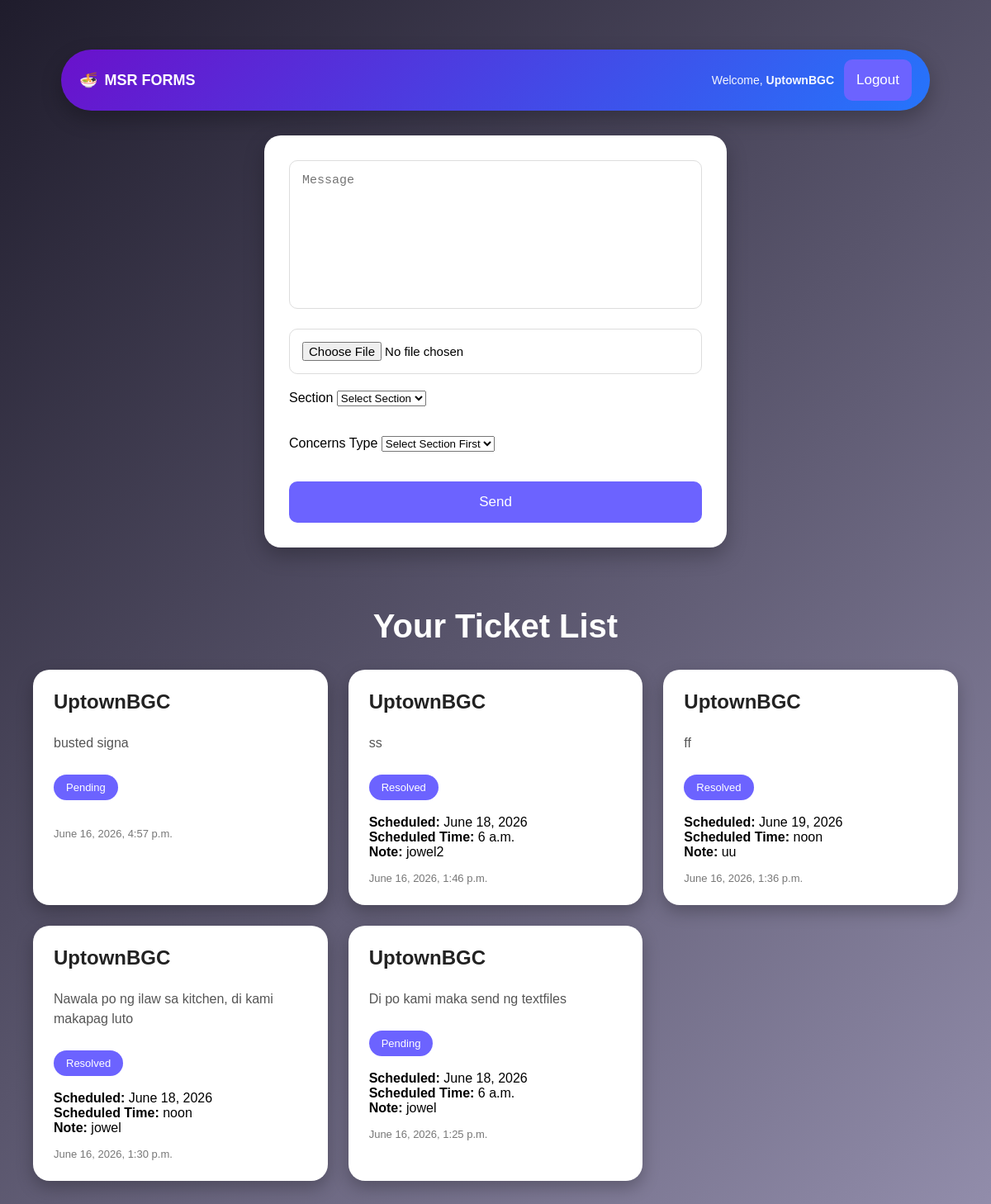
Before: / (signed in) with the older database file.
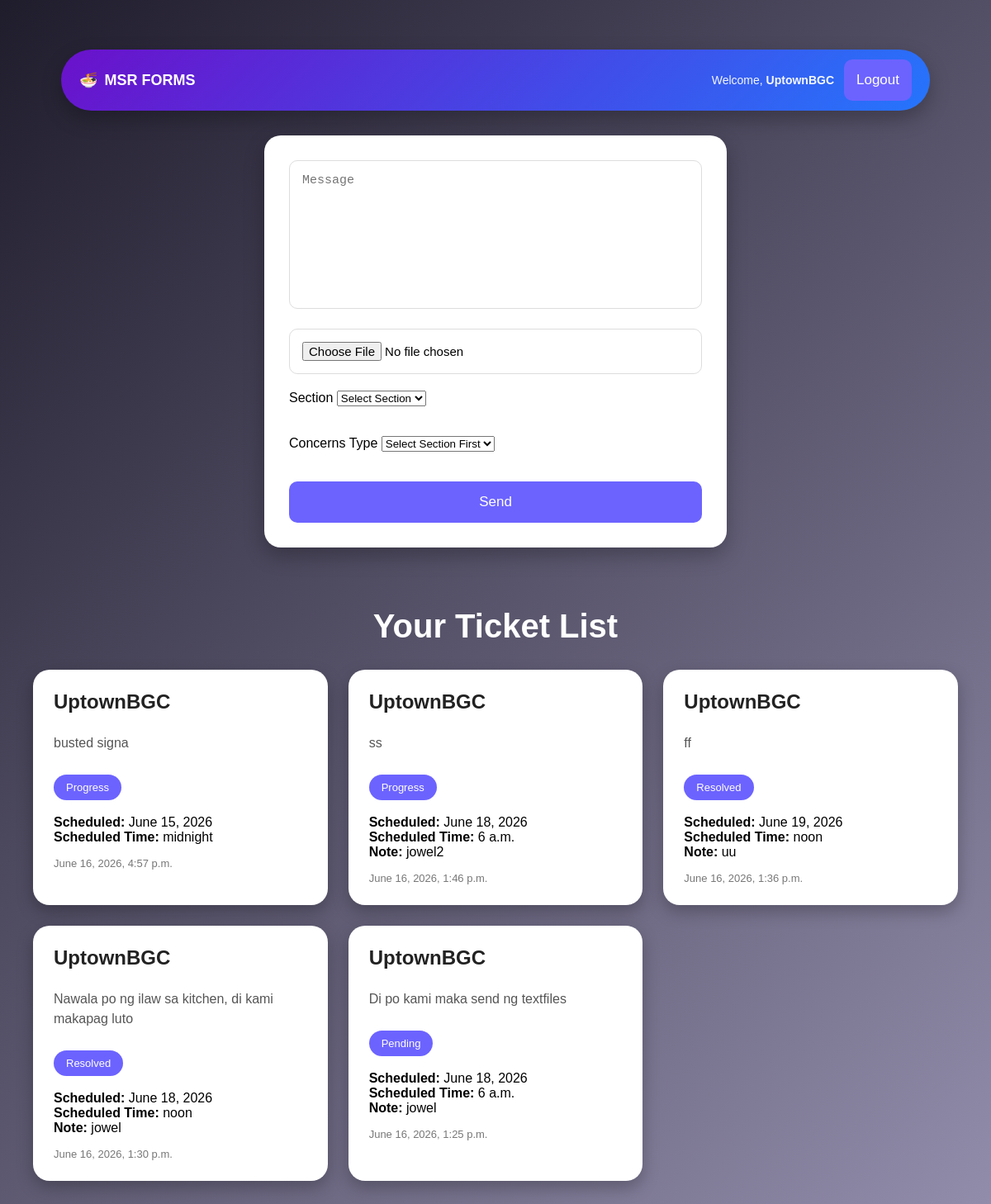
After: the same page with the newer database file.
### tickets/models.py (models this page shows, shortened)
class Ticket(models.Model):
    status_choices = [
    ('pending', 'Pending'),
    ('progress', 'In Progress'),
    ('resolved', 'Resolved'),
    ]
    PRIORITY_CHOICES = [
    ('Low', 'Low'),
    ('Medium', 'Medium'),
    ('High', 'High'),
    ]
    user = models.ForeignKey(User, on_delete=models.CASCADE)
    email = models.EmailField()
    title = models.CharField(max_length=100)
    message = models.TextField()
    status = models.CharField(max_length=20,choices=status_choices, default='pending')
    attachment = models.FileField(upload_to='tickets/', null=True, blank=True)
    created_at = models.DateTimeField(auto_now_add=True)
    section = models.ForeignKey(Section, on_delete=models.CASCADE, related_name="tickets", null=True, blank=True)
    priority = models.CharField(max_length=20, choices=PRIORITY_CHOICES, default='Medium')
    concern_type = models.ForeignKey(ConcernType, on_delete=models.SET_NULL, null=True, blank=True)
    scheduled_date = models.DateField(null=True, blank=True)
    scheduled_time = models.TimeField(null=True, blank=True)
    admin_note = models.TextField(blank=True, null=True)
    outlet = models.CharField(max_length=50)

### tickets/views.py (the view, shortened to what this page needs)
# urls.py: path("", views.home, name="home"),
@login_required(login_url='login')
def home(request):
    tickets = Ticket.objects.filter(
        user=request.user
    ).order_by('-created_at')
    sections = Section.objects.all()
    concerns = ConcernType.objects.all()
    return render(request, 'home.html', {
        'tickets': tickets,
        'sections': sections,
        'concerns': concerns
    })

### tickets/templates/home.html (shortened to what this page needs)
{% load static %}
<!DOCTYPE html>
<html>
<head>
    <link rel="stylesheet" href="{% static 'css/style.css' %}">
</head>
<body>
<div class="topbar">
    <div class="logo">
        🍜 <span>MSR FORMS</span>
    </div>
    <div class="user-area">
        <span class="welcome">
            Welcome, <strong>{{ request.user.username }}</strong>
        </span>
        <form action="{% url 'logout' %}" method="POST" class="logout-form">
            <button type="submit" class="logout-btn">
                Logout
            </button>
        </form>
    </div>
</div>
<div class="container1">
    <div class="form-box">
        <form method="POST" enctype="multipart/form-data">
            <textarea
                name="message"
                placeholder="Message"
            ></textarea>
            <input
                type="file"
                name="attachment"
            >
            <div>
                <label>Section</label>
            <select name="section"
                    class="border p-2 rounded w-full"
                    hx-get="/get-concerns/"
                    hx-trigger="change"
                    hx-target="#concern_type"
                    hx-swap="innerHTML"
                    hx-include="[name='section']">
            <option value="">Select Section</option>
            </select>
            </div>
            <br></br>
            <div>
            <label>Concerns Type</label>
            <select id="concern_type"
                    name="concern_type"
                    class="border p-2 rounded w-full">
            <option value="">
            Select Section First
            </option>
            </select>
            </div>
            <br></br>
            <button type="submit">
                Send
            </button>
        </form>
        </div>
    <div class="ticket-wrapper">
        <h2 class="ticket-title">
            Your Ticket List
        </h2>
        <div class="ticket-list">
            {% for ticket in tickets %}
            <div class="ticket-card" data-ticket-id="{{ticket.id}}">
                <h3>{{ ticket.outlet }}</h3>
                <p>{{ ticket.message }}</p>
                <span class="status">
                    {{ ticket.status }}
                </span><br></br>
                {% if ticket.scheduled_date %}
                <div class="schedule">
                <strong>Scheduled:</strong>
                {{ ticket.scheduled_date }}<br>
                <strong>Scheduled Time:</strong>
                {{ ticket.scheduled_time }}
                </div>
                {% endif %}
                {% if ticket.admin_note %}
                <div class="admin-note">
                <strong>Note:</strong>
                {{ ticket.admin_note }}
                </div>
                {% endif %}
                <div class="ticket-date">
                    {{ ticket.created_at }}
                </div>
            </div>
            {% endfor %}
        </div>
    </div>
</div>
</body>
</html>

### tickets/static/css/style.css (style rules this page uses)
body { font-family:Arial, sans-serif; background:linear-gradient(135deg,#1f1c2c,#928dab); margin:0; padding:40px; min-height:100vh; }
.container1 { display:flex; flex-direction:column; align-items:center; gap:40px; }
.form-box { background:white; width:100%; max-width:500px; padding:30px; border-radius:20px; box-shadow:0 10px 25px rgba(0,0,0,0.25); }
input[type="text"], textarea, input[type="file"] { width:100%; padding:15px; margin-bottom:20px; border:1px solid #ddd; border-radius:10px; box-sizing:border-box; font-size:15px; outline:none; transition:0.3s; }
textarea { height:180px; resize:none; }
button { padding:15px; border:none; border-radius:10px; background:#6c63ff; color:white; font-size:17px; cursor:pointer; transition:0.3s; }
.form-box button { width: 100%; }
.ticket-wrapper { width:100%; max-width:1200px; }
.ticket-title { text-align:center; color:white; font-size:40px; margin-bottom:30px; }
.ticket-list { display:grid; grid-template-columns:repeat(auto-fit,minmax(280px,1fr)); gap:25px; }
.ticket-card { background:white; padding:25px; border-radius:20px; box-shadow:0 8px 20px rgba(0,0,0,0.25); transition:0.3s; }
.ticket-card h3 { margin-top:0; color:#222; font-size:24px; }
.ticket-card p { color:#555; line-height:1.5; }
.status { display:inline-block; margin-top:10px; padding:8px 15px; border-radius:30px; background:#6c63ff; color:white; font-size:13px; text-transform:capitalize; }
.ticket-date { margin-top:15px; color:#777; font-size:13px; }
.topbar { display: flex; justify-content: space-between; align-items: center; padding: 14px 24px; background: linear-gradient(135deg, #1e3c72, #2a5298); color: white; box-shadow: 0 4px 12px rgba(0,0,0,0.15); position: sticky; top: 0; z-index: 1000; }
.logo { font-size: 18px; font-weight: bold; display: flex; align-items: center; gap: 8px; }
.user-area { display: flex; align-items: center; gap: 12px; }
.welcome { font-size: 14px; opacity: 0.95; }
.logout-btn { width: auto !important; display: inline-flex; align-items: center; justify-content: center; white-space: nowrap; }
.logout-form { margin: 0; }
.topbar { display: flex; justify-content: space-between; align-items: center; padding: 12px 22px; background: linear-gradient(135deg, #6a11cb, #2575fc); color: white; box-shadow: 0 10px 25px rgba(0,0,0,0.25); width: 90%; max-width: 1100px; margin: 20px auto; border-radius: 50px; position: sticky; top: 15px; z-index: 1000; }
.container1 { padding-top: 10px; }

Changed rows visible on the page:
changed Ticket "busted signa": status "Pending" → "Progress"; scheduled_date (not shown) → "June 15, 2026"; scheduled_time (not shown) → "midnight"
changed Ticket "ss": status "Resolved" → "Progress"
